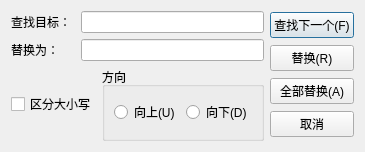
<?xml version="1.0" encoding="UTF-8"?>
<ui version="4.0">
 <class>ReplaceDialog</class>
 <widget class="QDialog" name="ReplaceDialog">
  <property name="geometry">
   <rect>
    <x>0</x>
    <y>0</y>
    <width>349</width>
    <height>152</height>
   </rect>
  </property>
  <property name="maximumSize">
   <size>
    <width>349</width>
    <height>152</height>
   </size>
  </property>
  <property name="windowTitle">
   <string>替换</string>
  </property>
  <layout class="QHBoxLayout" name="horizontalLayout_5">
   <item>
    <layout class="QHBoxLayout" name="horizontalLayout_4">
     <item>
      <layout class="QVBoxLayout" name="verticalLayout_4">
       <item>
        <layout class="QHBoxLayout" name="horizontalLayout_3">
         <item>
          <layout class="QVBoxLayout" name="verticalLayout_2">
           <item>
            <widget class="QLabel" name="label">
             <property name="text">
              <string>查找目标： </string>
             </property>
            </widget>
           </item>
           <item>
            <widget class="QLabel" name="label_2">
             <property name="text">
              <string>替换为：  </string>
             </property>
            </widget>
           </item>
          </layout>
         </item>
         <item>
          <layout class="QVBoxLayout" name="verticalLayout">
           <item>
            <widget class="QLineEdit" name="searchText"/>
           </item>
           <item>
            <widget class="QLineEdit" name="targetText"/>
           </item>
          </layout>
         </item>
        </layout>
       </item>
       <item>
        <layout class="QHBoxLayout" name="horizontalLayout_2">
         <item>
          <widget class="QCheckBox" name="cbCaseSensetive">
           <property name="text">
            <string>区分大小写</string>
           </property>
          </widget>
         </item>
         <item>
          <widget class="QGroupBox" name="groupBox">
           <property name="title">
            <string>方向</string>
           </property>
           <layout class="QHBoxLayout" name="horizontalLayout">
            <item>
             <widget class="QRadioButton" name="rbUp">
              <property name="text">
               <string>向上(U)</string>
              </property>
             </widget>
            </item>
            <item>
             <widget class="QRadioButton" name="rbDown">
              <property name="text">
               <string>向下(D)</string>
              </property>
             </widget>
            </item>
           </layout>
          </widget>
         </item>
        </layout>
       </item>
      </layout>
     </item>
     <item>
      <layout class="QVBoxLayout" name="verticalLayout_3">
       <item>
        <widget class="QPushButton" name="btFindNext">
         <property name="text">
          <string>查找下一个(F)</string>
         </property>
        </widget>
       </item>
       <item>
        <widget class="QPushButton" name="btReplace">
         <property name="text">
          <string>替换(R)</string>
         </property>
        </widget>
       </item>
       <item>
        <widget class="QPushButton" name="btReplaceAll">
         <property name="text">
          <string>全部替换(A)</string>
         </property>
        </widget>
       </item>
       <item>
        <widget class="QPushButton" name="btCancel">
         <property name="text">
          <string>取消</string>
         </property>
        </widget>
       </item>
      </layout>
     </item>
    </layout>
   </item>
  </layout>
 </widget>
 <resources/>
 <connections/>
</ui>
